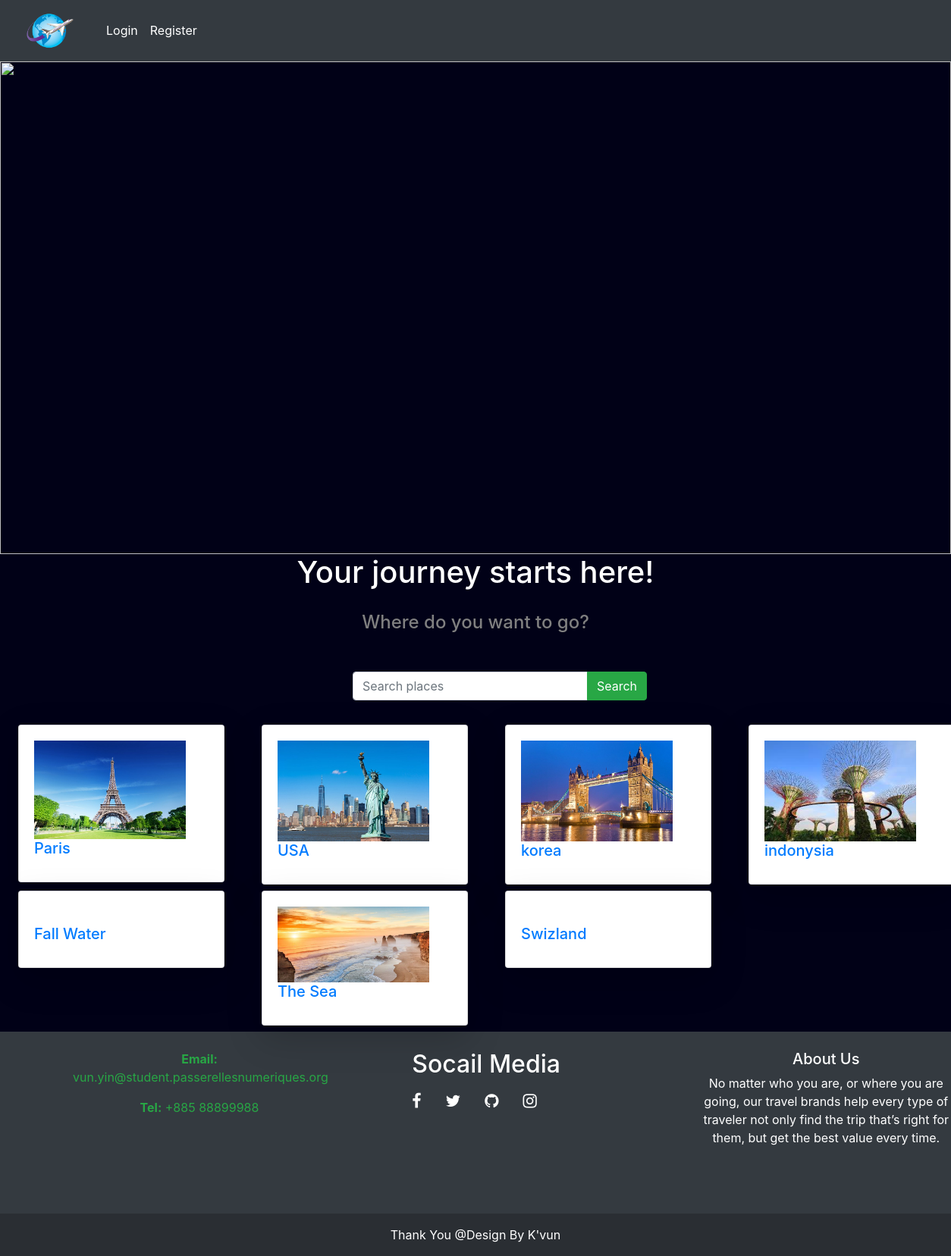
Page /pages/home.php on the committed database.
### tables this page shows
CREATE TABLE `travels` (
  `travelID` int(11) NOT NULL,
  `places` varchar(50) NOT NULL,
  `image` varchar(255) NOT NULL,
  `description` varchar(255) NOT NULL,
  `categoryID` int(11) NOT NULL,
  `date` date DEFAULT NULL
);

### database/database.php (called while the page is built, shortened)
<?php
    function db() {
        return new mysqli('localhost','root','','travel_management');
    }
    function getAlldata(){
        return db()->query("SELECT * FROM categories INNER JOIN travels ON categories.categoryID = travels.categoryID");
    }

### pages/home.php (the view, shortened to what this page needs)
<?php require_once('partial/header.php');
require_once('partial/navbar.php'); ?>
    <div class="head">
        <img src="http://experiencingtheglobe.com/wp-content/uploads/Welcome.png" alt="" width="100%" height="650px">
    </div>
    <div class="content">
        <h1>Your journey starts here!</h1>
    </div>
    <h4>Where do you want to go?</h4>
    <form action="" method="post" class="col-lg-4 rounded-lg " style="margin-left:450px; margin-top:50px">
        <div class="input-group mb-3">
            <input type="text" class="form-control" placeholder="Search places" name="search">
                <div class="input-group-append">
                    <button class="btn btn-success" type="submit">Search</button>
                </div>
        </div>
    </form>
    <div class="allcard pt-3 row">
    <?php
        require_once('database/database.php');
        if ($_SERVER['REQUEST_METHOD'] == 'POST') {
            $travels = searchByPlaces($_POST);
        } else {
            $travels = getAlldata();
        }
        foreach ($travels as $data) :
    ?>
        <div class=" col-3">
            <div class="card mb-2 ml-4 shadow-lg  bg-white rounded " style="width: 17rem; ">
                <div class="card-body">
                    <div class="card-image mr-3">
                        <img class="img-fluid" width="200" src="./assets/images/<?=$data['image'] ?>" alt="">
                    </div>
                    <a href="readmore/detail.php?id=<?= $data['travelID'] ?>">
                        <h5 class="card-title"><?= $data['places'] ?></h5>
                    </a>
                </div>
            </div>
        </div>
    <?php endforeach; ?>
    </div>
<?php require_once('partial/footer.php'); ?>

### assets/css/style.css (style rules this page uses)
body { margin: 0; padding: 0; font-family: sans-serif; }
h1 { color: rgb(0, 0, 0); }

### partial/header.php (style rules this page uses)
body { margin: 0; padding: 0; background: #010117; }
.content { display: flex; justify-content: center; text-align: center; }
.content>h1 { color: white; }
h4 { text-align: center; margin-top: 20px; color: gray; }

### rows in the picture
travels: image (picture), places "Paris"
travels: image (picture), places "USA"
travels: image (picture), places "korea"
travels: image (picture), places "indonysia"
travels: places "Fall Water"
travels: image (picture), places "The Sea"
travels: places "Swizland"
